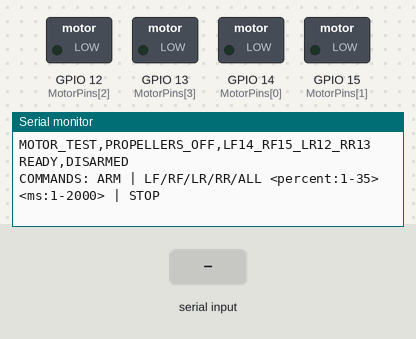
A sketch run on a simulated ESP32. On the bench: switched loads named in the sketch (green lamp = pin HIGH), the last lines printed to the serial monitor. The test bench sets the inputs (shaded band).

Above: at 1.2 s.
1.3 s: "STOP\n" received over Serial
At 1.7 s:
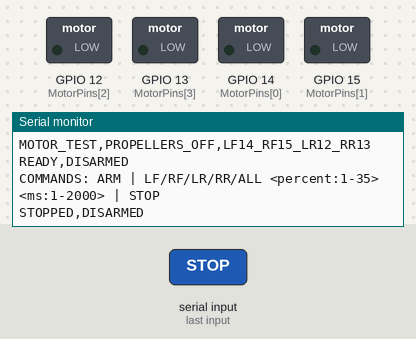
2.8 s: "ARM\n" received over Serial
At 4.0 s:
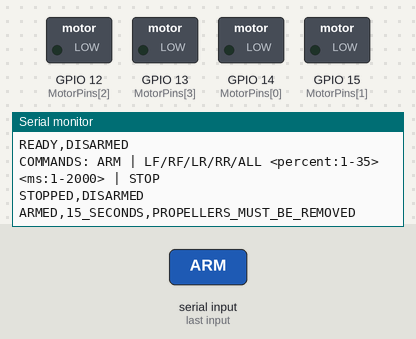
4.3 s: "LF\n" received over Serial
At 5.2 s:
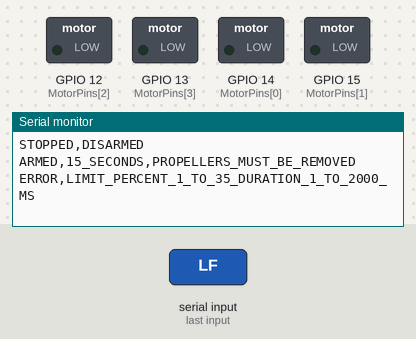

The sketch:

MotorTest.ino
```cpp
#include <Arduino.h>
#include <ctype.h>
#include <stdlib.h>
#include <string.h>

#if !defined(ARDUINO_ARCH_ESP32)
#error "Select ESP32 Dev Module with Arduino-ESP32 core 3.x."
#endif

// XW_Z1_V2.0, doc/sodo.pdf. Remove ALL propellers before testing.
constexpr uint8_t MotorPins[] = {14, 15, 12, 13}; // LF, RF, LR, RR
constexpr uint32_t PwmFrequency = 20000;
constexpr uint8_t PwmBits = 8;
constexpr unsigned long MaximumPercent = 35;
constexpr unsigned long MaximumRunMillis = 2000;
constexpr uint32_t ArmTimeoutMillis = 15000;
bool attached[4] = {};
bool ready = false;
bool armed = false;
bool running = false;
uint32_t armedAt = 0;
uint32_t stopAt = 0;
char line[64];
uint8_t lineLength = 0;
bool discardLine = false;

void stopMotors() {
  for (uint8_t i = 0; i < 4; ++i) {
    if (attached[i] && !ledcWrite(MotorPins[i], 0)) {
      ledcDetach(MotorPins[i]);
      attached[i] = false;
      ready = false;
    }
    if (!attached[i]) {
      digitalWrite(MotorPins[i], LOW);
      pinMode(MotorPins[i], OUTPUT);
    }
  }
  running = false;
  armed = false;
}

void checkTimeouts() {
  if (running && static_cast<int32_t>(millis() - stopAt) >= 0) {
    stopMotors();
    Serial.println("STOPPED,TIMEOUT,DISARMED");
  } else if (armed && millis() - armedAt >= ArmTimeoutMillis) {
    stopMotors();
    Serial.println("STOPPED,ARM_EXPIRED");
  }
}

bool parseNumber(const char *text, unsigned long &value) {
  if (!text || !*text || strlen(text) > 4) return false;
  for (const char *p = text; *p; ++p) {
    if (!isdigit(static_cast<unsigned char>(*p))) return false;
  }
  value = strtoul(text, nullptr, 10);
  return true;
}

void reject(const char *reason) {
  stopMotors();
  Serial.print("ERROR,");
  Serial.println(reason);
}

void handleLine(char *text) {
  char *context = nullptr;
  char *command = strtok_r(text, " \t", &context);
  if (!command) return;
  char *percentText = strtok_r(nullptr, " \t", &context);
  char *durationText = strtok_r(nullptr, " \t", &context);
  char *extra = strtok_r(nullptr, " \t", &context);
  if (strcmp(command, "STOP") == 0) {
    stopMotors();
    Serial.println("STOPPED,DISARMED");
    return;
  }
  if (strcmp(command, "ARM") == 0 && !percentText) {
    stopMotors();
    if (!ready) { reject("PWM_NOT_READY"); return; }
    armed = true;
    armedAt = millis();
    Serial.println("ARMED,15_SECONDS,PROPELLERS_MUST_BE_REMOVED");
    return;
  }
  int selected = -1;
  if (strcmp(command, "LF") == 0) selected = 0;
  else if (strcmp(command, "RF") == 0) selected = 1;
  else if (strcmp(command, "LR") == 0) selected = 2;
  else if (strcmp(command, "RR") == 0) selected = 3;
  else if (strcmp(command, "ALL") == 0) selected = 4;
  if (selected < 0) { reject("USE_ARM_STOP_OR_LF_RF_LR_RR_ALL_PERCENT_MS"); return; }
  unsigned long percent = 0;
  unsigned long duration = 0;
  if (extra || !parseNumber(percentText, percent) || !parseNumber(durationText, duration) ||
      percent < 1 || percent > MaximumPercent || duration < 1 || duration > MaximumRunMillis) {
    reject("LIMIT_PERCENT_1_TO_35_DURATION_1_TO_2000_MS");
    return;
  }
  checkTimeouts();
  if (!ready || !armed || running) { reject("SEND_ARM_BEFORE_EACH_TEST"); return; }
  // One test per ARM; shutdown needs no further serial input.
  armed = false;
  running = true;
  stopAt = millis() + static_cast<uint32_t>(duration);
  const uint32_t duty = (percent * 255UL + 50UL) / 100UL;
  for (uint8_t i = 0; i < 4; ++i) {
    if (!ledcWrite(MotorPins[i], (selected == 4 || selected == i) ? duty : 0)) {
      ready = false;
      reject("PWM_WRITE_FAILED");
      return;
    }
  }
  Serial.print("RUNNING,"); Serial.print(command);
  Serial.print(','); Serial.print(percent);
  Serial.print("_PERCENT,"); Serial.print(duration); Serial.println("_MS");
}

void setup() {
  for (uint8_t pin : MotorPins) {
    digitalWrite(pin, LOW);
    pinMode(pin, OUTPUT);
  }
  Serial.begin(115200);
  ready = true;
  for (uint8_t i = 0; i < 4; ++i) {
    attached[i] = ledcAttach(MotorPins[i], PwmFrequency, PwmBits);
    if (!attached[i]) ready = false;
  }
  stopMotors();
  Serial.println("MOTOR_TEST,PROPELLERS_OFF,LF14_RF15_LR12_RR13");
  Serial.println(ready ? "READY,DISARMED" : "ERROR,PWM_INIT_FAILED");
  Serial.println("COMMANDS: ARM | LF/RF/LR/RR/ALL <percent:1-35> <ms:1-2000> | STOP");
}

void loop() {
  checkTimeouts();
  uint8_t budget = 64; // Serial traffic must not postpone timer checks.
  while (Serial.available() && budget--) {
    checkTimeouts();
    const char c = static_cast<char>(Serial.read());
    if (c == '\n' || c == '\r') {
      if (!discardLine && lineLength) {
        line[lineLength] = '\0';
        handleLine(line);
      }
      lineLength = 0;
      discardLine = false;
    } else if (!discardLine) {
      if (lineLength < sizeof(line) - 1) line[lineLength++] = c;
      else {
        lineLength = 0;
        discardLine = true;
        reject("LINE_TOO_LONG");
      }
    }
  }
  delay(1);
}
```

Measured:
- after the input at 1.3 s, the serial monitor: prints a new line at once (image 1)
- after the input at 2.8 s, the serial monitor: prints a new line at once (image 2)
- after the input at 4.3 s, the serial monitor: prints a new line at once (image 3)
